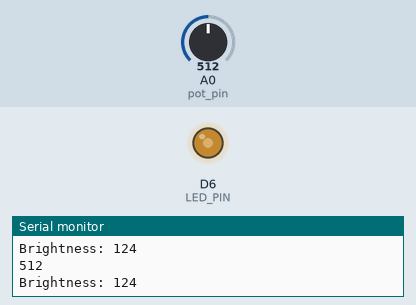
This sketch was run on a simulated ESP8266 (NodeMCU). Parts: output pins drawn as LEDs (lit = HIGH), the last lines printed to the serial monitor. The test bench sets the inputs (shaded band); at power-on: A0 (pot_pin) = 512.

Above: at 1.2 s.
1.3 s: A0 (pot_pin) set to 716
At 2.5 s:
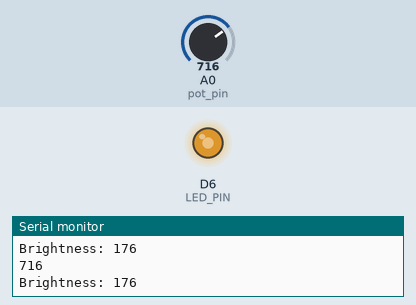
2.8 s: A0 (pot_pin) set to 900
At 4.0 s:
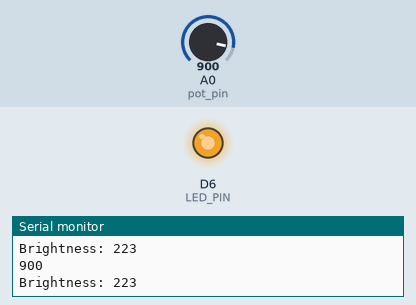
4.3 s: A0 (pot_pin) set to 122
At 5.4 s:
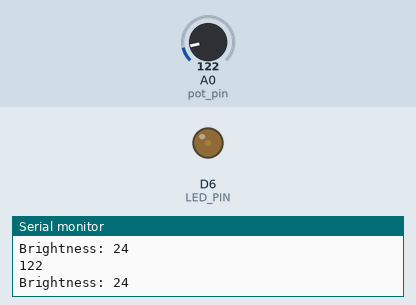
5.8 s: A0 (pot_pin) set to 0
At 6.8 s:
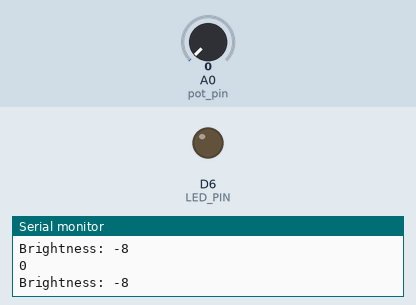
7.3 s: A0 (pot_pin) set to 511
At 8.3 s:
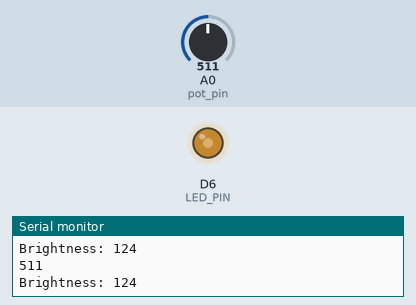
Timing chart, 0 to 9.8 s (numbered marks = the images above; inputs shaded):
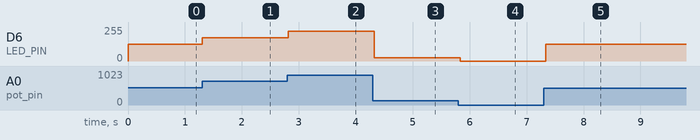

The sketch:

Dynamic_PWM_Control_using_a_Potentiometer.ino
```cpp
#define pot_pin A0
#define LED_PIN D6

void setup() {
  pinMode(LED_PIN, OUTPUT);
  Serial.begin(115200);
}

void loop() {
  int pot_val = analogRead(pot_pin);
  Serial.println(pot_val);

  int brightness = map(pot_val, 30, 1023, 0, 255);

  analogWrite(LED_PIN, brightness);

  Serial.print("Brightness: ");
  Serial.println(brightness);
  delay(50);
}
```

Measured:
- after the input at 1.3 s, D6 (LED_PIN): 124/255 → 176/255 at once
- after the input at 2.8 s, D6 (LED_PIN): 176/255 → 223/255 at once
- after the input at 4.3 s, D6 (LED_PIN): 223/255 → 24/255 at once
- after the input at 5.8 s, D6 (LED_PIN): 24/255 → 0/255 at once
- after the input at 7.3 s, D6 (LED_PIN): 0/255 → 124/255 at once
